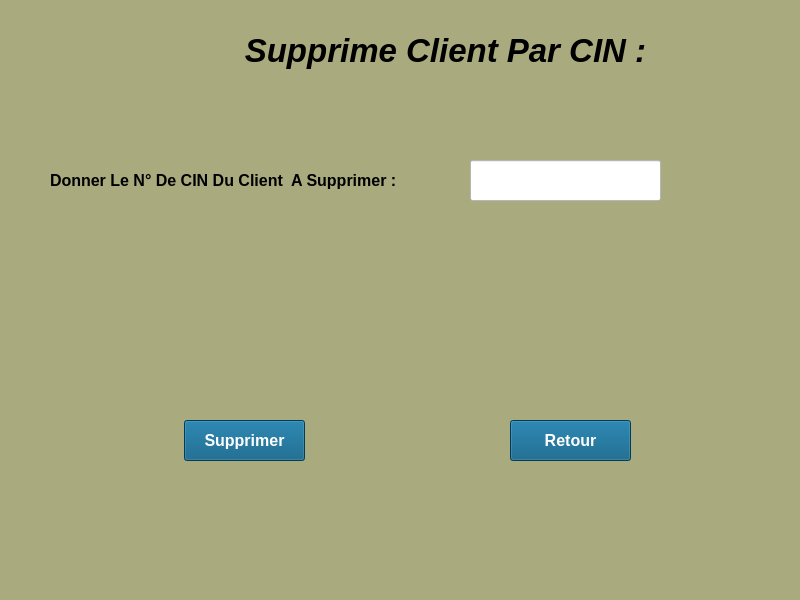
<?xml version="1.0" encoding="UTF-8"?>
<ui version="4.0">
 <class>Form</class>
 <widget class="QWidget" name="Form">
  <property name="geometry">
   <rect>
    <x>0</x>
    <y>0</y>
    <width>800</width>
    <height>600</height>
   </rect>
  </property>
  <property name="windowTitle">
   <string>Form</string>
  </property>
  <property name="styleSheet">
   <string notr="true">background-color: rgb(170, 170, 127);</string>
  </property>
  <widget class="QLabel" name="label">
   <property name="geometry">
    <rect>
     <x>50</x>
     <y>160</y>
     <width>411</width>
     <height>41</height>
    </rect>
   </property>
   <property name="font">
    <font>
     <pointsize>12</pointsize>
     <weight>75</weight>
     <bold>true</bold>
    </font>
   </property>
   <property name="text">
    <string>Donner Le N° De CIN Du Client  A Supprimer :</string>
   </property>
  </widget>
  <widget class="QLineEdit" name="lire_cin">
   <property name="geometry">
    <rect>
     <x>470</x>
     <y>160</y>
     <width>191</width>
     <height>41</height>
    </rect>
   </property>
   <property name="font">
    <font>
     <pointsize>13</pointsize>
     <weight>75</weight>
     <bold>true</bold>
    </font>
   </property>
   <property name="styleSheet">
    <string notr="true">color: rgb(255, 0, 0);
background-color: rgb(255, 255, 255);</string>
   </property>
  </widget>
  <widget class="QPushButton" name="retour">
   <property name="geometry">
    <rect>
     <x>510</x>
     <y>420</y>
     <width>121</width>
     <height>41</height>
    </rect>
   </property>
   <property name="font">
    <font>
     <pointsize>12</pointsize>
     <weight>75</weight>
     <bold>true</bold>
    </font>
   </property>
   <property name="styleSheet">
    <string notr="true">background-color: rgb(255, 255, 255);
color: rgb(255, 255, 255);
background-color: rgb(0, 85, 127);</string>
   </property>
   <property name="text">
    <string>Retour</string>
   </property>
  </widget>
  <widget class="QPushButton" name="supprimer">
   <property name="geometry">
    <rect>
     <x>184</x>
     <y>420</y>
     <width>121</width>
     <height>41</height>
    </rect>
   </property>
   <property name="font">
    <font>
     <pointsize>12</pointsize>
     <weight>75</weight>
     <italic>false</italic>
     <bold>true</bold>
    </font>
   </property>
   <property name="styleSheet">
    <string notr="true">background-color: rgb(0, 85, 127);
color: rgb(255, 255, 255);</string>
   </property>
   <property name="text">
    <string>Supprimer</string>
   </property>
  </widget>
  <widget class="QLabel" name="label_2">
   <property name="geometry">
    <rect>
     <x>220</x>
     <y>10</y>
     <width>451</width>
     <height>81</height>
    </rect>
   </property>
   <property name="font">
    <font>
     <pointsize>25</pointsize>
     <weight>75</weight>
     <italic>true</italic>
     <bold>true</bold>
    </font>
   </property>
   <property name="text">
    <string>Supprime Client Par CIN :</string>
   </property>
   <property name="alignment">
    <set>Qt::AlignCenter</set>
   </property>
  </widget>
 </widget>
 <resources/>
 <connections/>
</ui>
